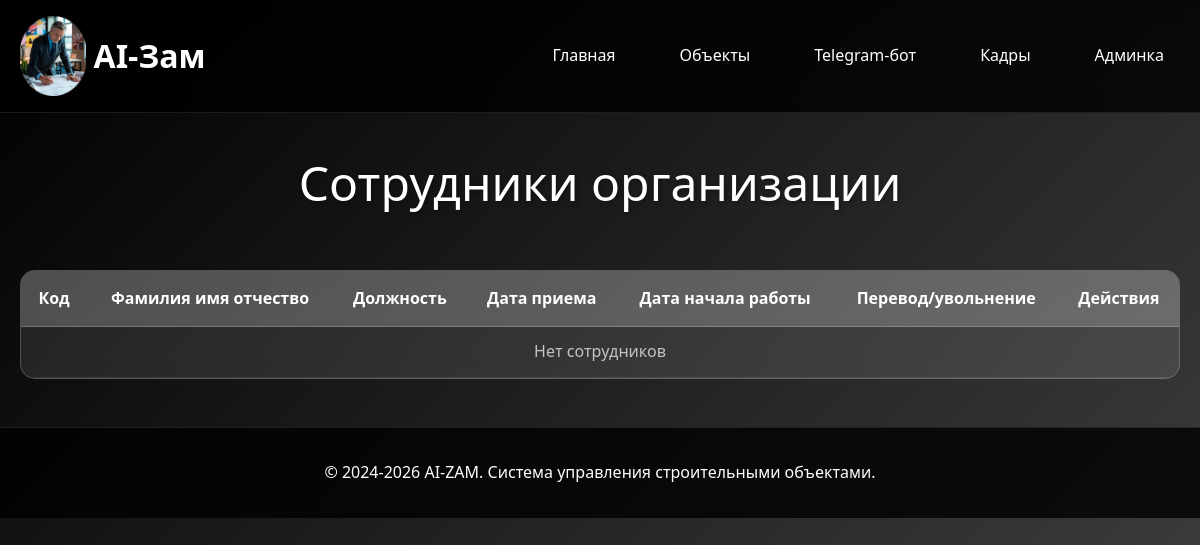
/sotrudniki/?podrazdelenie=1, run on an earlier commit of the app's database.
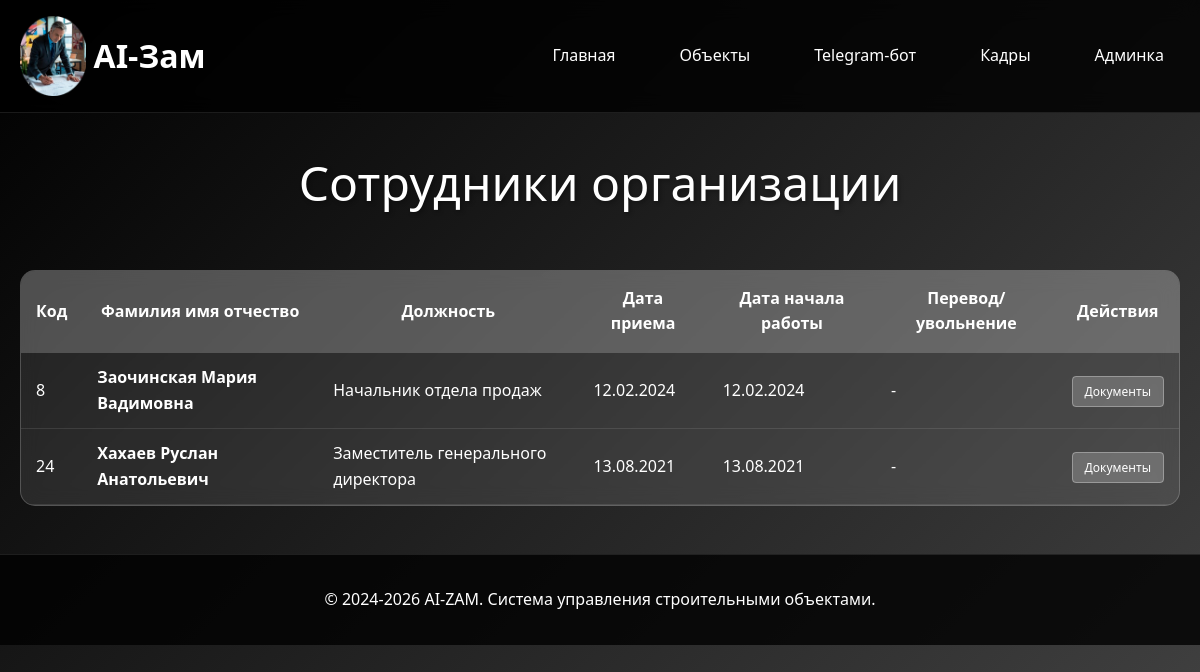
And on a later commit of the database.
### sotrudniki/models.py (models this page shows, shortened)
class Sotrudnik(models.Model):
    organizaciya = models.ForeignKey(
        Organizaciya,
        on_delete=models.CASCADE,
        verbose_name="Организация",
        related_name="sotrudniki",
        null=True,
        blank=True
    )
    fio = models.CharField(max_length=300, verbose_name="ФИО")
    data_rozhdeniya = models.DateField(verbose_name="Дата рождения")
    specialnost = models.ForeignKey(
        Specialnost,
        on_delete=models.SET_NULL,
        null=True,
        blank=True,
        verbose_name="Специальность"
    )
    podrazdelenie = models.ForeignKey(
        Podrazdelenie,
        on_delete=models.SET_NULL,
        null=True,
        blank=True,
        verbose_name="Подразделение"
    )
    data_priema = models.DateField(verbose_name="Дата приема")
    data_nachala_raboty = models.DateField(verbose_name="Дата начала работы")
    class Meta:
        verbose_name = "Сотрудник"
        verbose_name_plural = "Сотрудники"

class Specialnost(models.Model):
    nazvanie = models.CharField(max_length=200, verbose_name="Название специальности")
    class Meta:
        verbose_name = "Специальность"
        verbose_name_plural = "Специальности"
    def __str__(self):
        return self.nazvanie

### sotrudniki/views.py (the view)
# urls.py: path('', views.sotrudniki_list, name='list'),
def sotrudniki_list(request):
    sotrudniki = Sotrudnik.objects.select_related('organizaciya', 'specialnost', 'podrazdelenie').all()
    podrazdelenie_id = request.GET.get('podrazdelenie')
    if podrazdelenie_id:
        sotrudniki = sotrudniki.filter(podrazdelenie_id=podrazdelenie_id)
    return render(request, 'sotrudniki/list.html', {'sotrudniki': sotrudniki})

### sotrudniki/templates/sotrudniki/list.html (shortened to what this page needs)
{% extends 'base/base.html' %}
{% block content %}
<div class="page-title">Сотрудники организации</div>
<div class="employees-table">
    <table>
        <thead>
            <tr>
                <th>Код</th>
                <th>Фамилия имя отчество</th>
                <th>Должность</th>
                <th>Дата приема</th>
                <th>Дата начала работы</th>
                <th>Перевод/увольнение</th>
                <th>Действия</th>
            </tr>
        </thead>
        <tbody>
            {% for sotrudnik in sotrudniki %}
            <tr>
                <td>{{ sotrudnik.id }}</td>
                <td><a href="{% url 'sotrudniki:detail' sotrudnik.pk %}" style="text-decoration: none; color: white; font-weight: bold;">{{ sotrudnik.fio }}</a></td>
                <td>{{ sotrudnik.specialnost|default:"-" }}</td>
                <td>{{ sotrudnik.data_priema|date:"d.m.Y" }}</td>
                <td>{{ sotrudnik.data_nachala_raboty|date:"d.m.Y" }}</td>
                <td>-</td>
                <td>
                    <a href="{% url 'sotrudniki:detail' sotrudnik.pk %}" class="btn-detail">Документы</a>
                </td>
            </tr>
            {% empty %}
            <tr>
                <td colspan="7" style="text-align: center; color: rgba(255, 255, 255, 0.7);">Нет сотрудников</td>
            </tr>
            {% endfor %}
        </tbody>
    </table>
</div>
{% endblock %}

What changed in the data, as far as the page shows it:
added Sotrudnik: id "8", fio "Заочинская Мария Вадимовна", specialnost "Начальник отдела продаж", data_priema "12.02.2024", data_nachala_raboty "12.02.2024"
added Sotrudnik: id "24", fio "Хахаев Руслан Анатольевич", specialnost "Заместитель генерального директора", data_priema "13.08.2021", data_nachala_raboty "13.08.2021"
Also different on the page:
text no longer shown: "Нет сотрудников"
